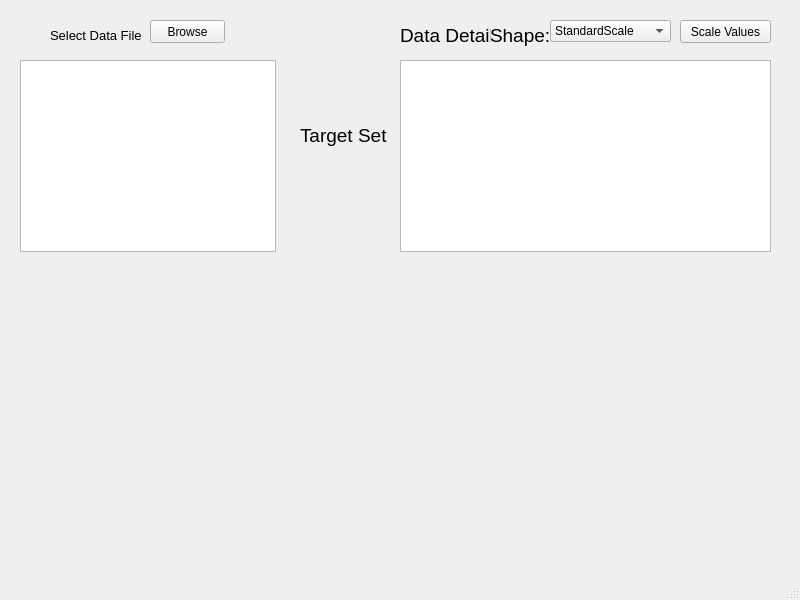
<?xml version="1.0" encoding="UTF-8"?>
<ui version="4.0">
 <class>MainWindow</class>
 <widget class="QMainWindow" name="MainWindow">
  <property name="geometry">
   <rect>
    <x>0</x>
    <y>0</y>
    <width>800</width>
    <height>600</height>
   </rect>
  </property>
  <property name="windowTitle">
   <string>MainWindow</string>
  </property>
  <widget class="QWidget" name="centralwidget">
   <widget class="QLabel" name="label">
    <property name="geometry">
     <rect>
      <x>50</x>
      <y>20</y>
      <width>101</width>
      <height>31</height>
     </rect>
    </property>
    <property name="font">
     <font>
      <pointsize>10</pointsize>
     </font>
    </property>
    <property name="text">
     <string>Select Data File</string>
    </property>
   </widget>
   <widget class="QPushButton" name="Browse">
    <property name="geometry">
     <rect>
      <x>150</x>
      <y>20</y>
      <width>75</width>
      <height>23</height>
     </rect>
    </property>
    <property name="text">
     <string>Browse</string>
    </property>
    <property name="checkable">
     <bool>false</bool>
    </property>
    <property name="autoDefault">
     <bool>false</bool>
    </property>
   </widget>
   <widget class="QListWidget" name="Column_List">
    <property name="geometry">
     <rect>
      <x>20</x>
      <y>60</y>
      <width>256</width>
      <height>192</height>
     </rect>
    </property>
   </widget>
   <widget class="QLabel" name="label_2">
    <property name="geometry">
     <rect>
      <x>300</x>
      <y>120</y>
      <width>91</width>
      <height>31</height>
     </rect>
    </property>
    <property name="font">
     <font>
      <pointsize>14</pointsize>
     </font>
    </property>
    <property name="text">
     <string>Target Set</string>
    </property>
   </widget>
   <widget class="QLabel" name="label_3">
    <property name="geometry">
     <rect>
      <x>400</x>
      <y>20</y>
      <width>91</width>
      <height>31</height>
     </rect>
    </property>
    <property name="font">
     <font>
      <pointsize>14</pointsize>
     </font>
    </property>
    <property name="text">
     <string>Data Detail</string>
    </property>
   </widget>
   <widget class="QLabel" name="Shape">
    <property name="geometry">
     <rect>
      <x>490</x>
      <y>20</y>
      <width>61</width>
      <height>31</height>
     </rect>
    </property>
    <property name="font">
     <font>
      <pointsize>14</pointsize>
     </font>
    </property>
    <property name="text">
     <string>Shape:</string>
    </property>
   </widget>
   <widget class="QComboBox" name="Scaler_2">
    <property name="geometry">
     <rect>
      <x>550</x>
      <y>20</y>
      <width>121</width>
      <height>22</height>
     </rect>
    </property>
    <item>
     <property name="text">
      <string>StandardScale</string>
     </property>
    </item>
    <item>
     <property name="text">
      <string>MinMaxScale</string>
     </property>
    </item>
    <item>
     <property name="text">
      <string>PowerScale</string>
     </property>
    </item>
   </widget>
   <widget class="QPushButton" name="Scale_btn">
    <property name="geometry">
     <rect>
      <x>680</x>
      <y>20</y>
      <width>91</width>
      <height>23</height>
     </rect>
    </property>
    <property name="text">
     <string>Scale Values</string>
    </property>
    <property name="checkable">
     <bool>false</bool>
    </property>
    <property name="autoDefault">
     <bool>false</bool>
    </property>
   </widget>
   <widget class="QTableView" name="tableView">
    <property name="geometry">
     <rect>
      <x>400</x>
      <y>60</y>
      <width>371</width>
      <height>192</height>
     </rect>
    </property>
   </widget>
  </widget>
  <widget class="QMenuBar" name="menubar">
   <property name="geometry">
    <rect>
     <x>0</x>
     <y>0</y>
     <width>800</width>
     <height>21</height>
    </rect>
   </property>
  </widget>
  <widget class="QStatusBar" name="statusbar"/>
 </widget>
 <resources/>
 <connections/>
</ui>
